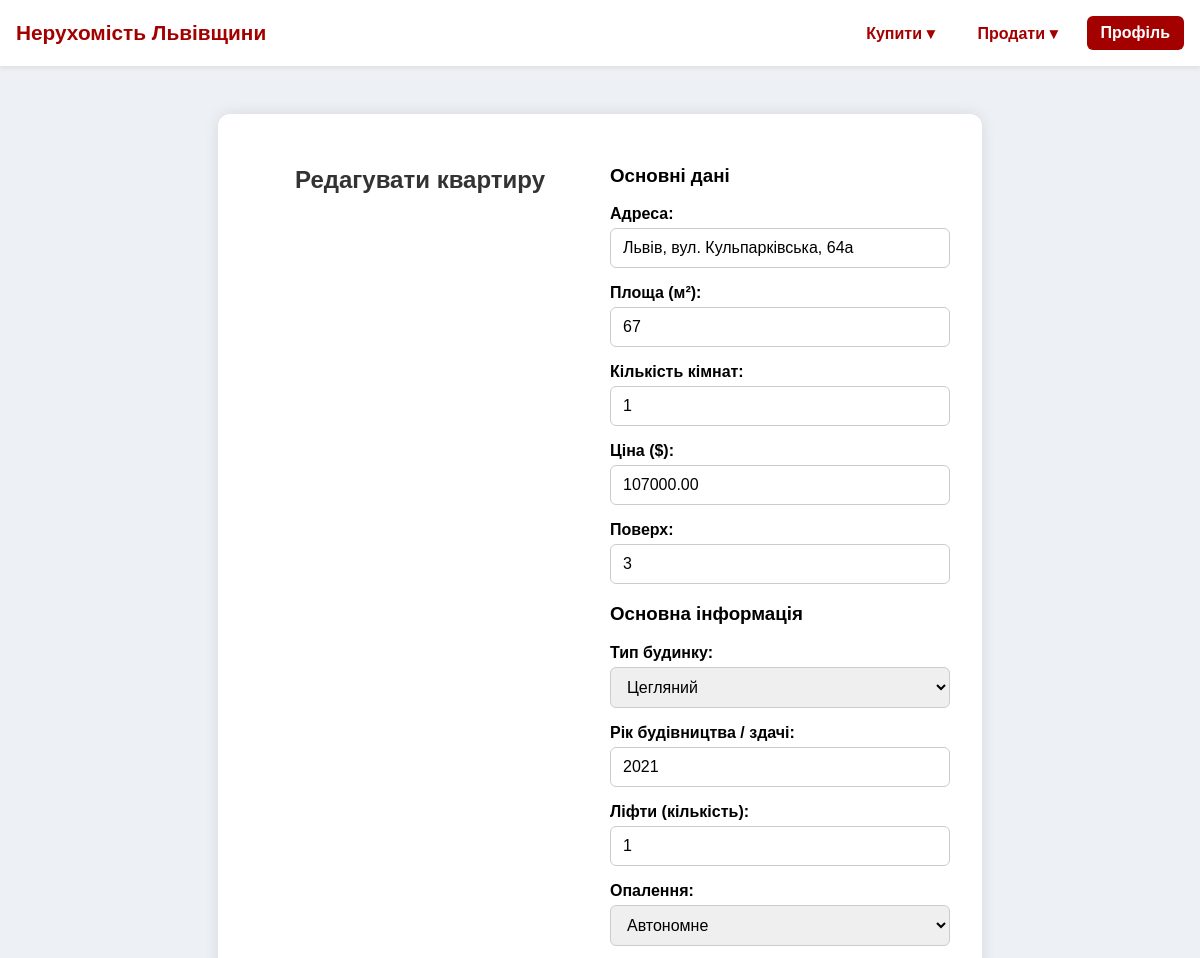
The app's page /edit_flat.php?id=33 (signed in, upper part), older data.
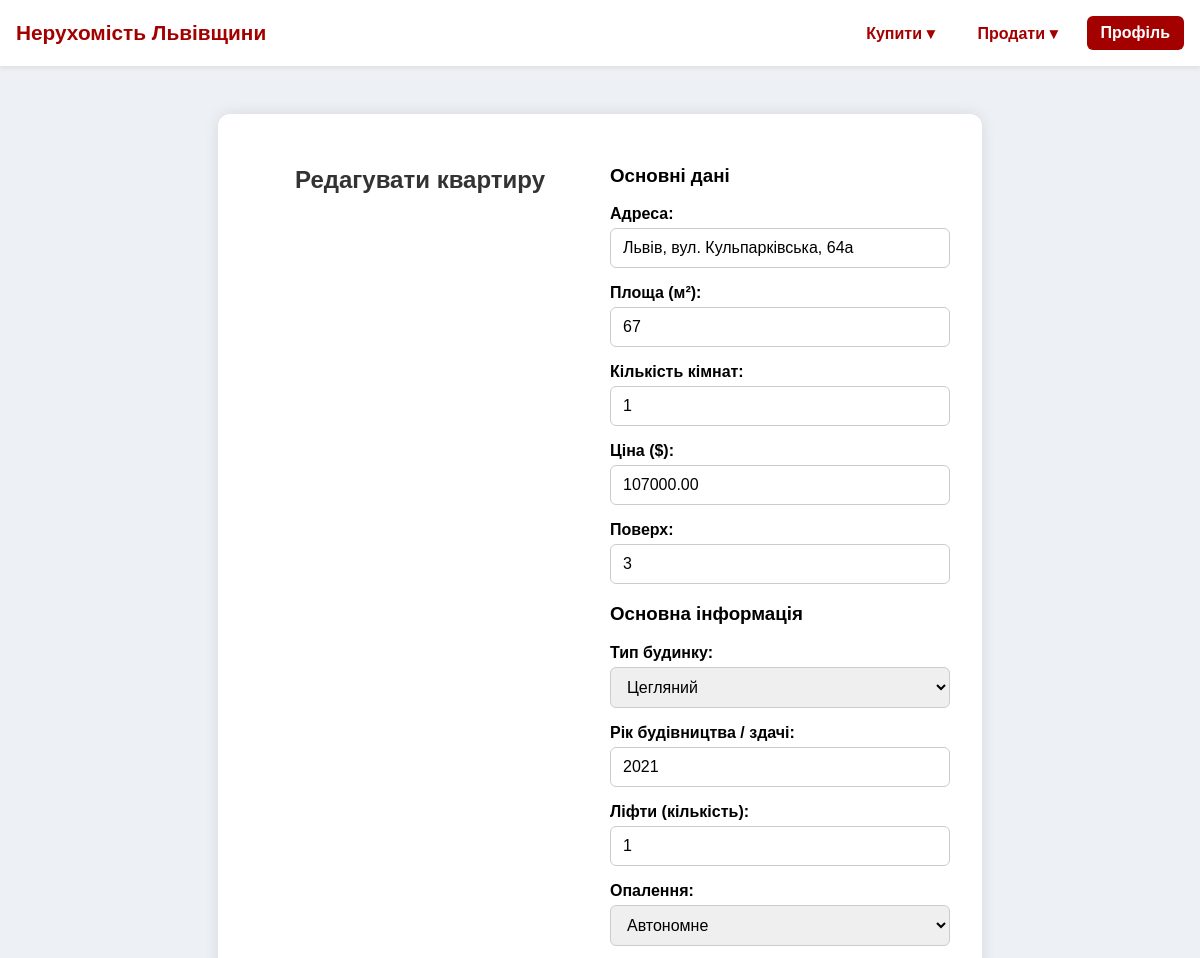
The same page, newer data.
### tables this page shows
CREATE TABLE `flat_details` (
  `detail_id` int(11) NOT NULL,
  `property_id` int(11) NOT NULL,
  `building_type` enum('Цегляний','Панельний','Моноліт','Новобудова') DEFAULT NULL,
  `build_year` year(4) DEFAULT NULL,
  `elevators` tinyint(4) DEFAULT NULL,
  `heating` enum('Центральне','Автономне','Електричне') DEFAULT NULL,
  `infrastructure` text DEFAULT NULL,
  `renovation` enum('Євроремонт','Косметичний','Без ремонту') DEFAULT NULL,
  `furnished` enum('Повністю','Частково','Без меблів') DEFAULT NULL,
  `appliances` text DEFAULT NULL,
  `bathroom` enum('Суміщений','Роздільний') DEFAULT NULL,
  `bathroom_count` tinyint(4) DEFAULT NULL,
  `internet_tv` tinyint(1) DEFAULT NULL,
  `security` text DEFAULT NULL,
  `parking` text DEFAULT NULL,
  `ownership` enum('Приватизована','Договір купівлі-продажу') DEFAULT NULL,
  `mortgage_available` tinyint(1) DEFAULT NULL,
  `balcony` text DEFAULT NULL,
  `description` text DEFAULT NULL
);

### edit_flat.php (the view, shortened to what this page needs)
<?php
include 'connect_to_db.php';
include 'header.php';
$property_id = isset($_GET['id']) ? (int)$_GET['id'] : 0;
if (isset($_SESSION['is_admin']) && $_SESSION['is_admin'] === true) {
    $stmt = $conn->prepare("SELECT * FROM properties WHERE property_id = ? AND type_id = 1");
    $stmt->bind_param("i", $property_id);
} else {
    $stmt = $conn->prepare("SELECT * FROM properties WHERE property_id = ? AND type_id = 1 AND owner_id = ?");
    $stmt->bind_param("ii", $property_id, $_SESSION['user_id']);
}
$stmt->execute();
$property = $stmt->get_result()->fetch_assoc();
$details_stmt = $conn->prepare("SELECT * FROM flat_details WHERE property_id = ?");
$details_stmt->bind_param("i", $property_id);
$details_stmt->execute();
$details = $details_stmt->get_result()->fetch_assoc();
?>
<!DOCTYPE html>
<html lang="uk">
<head>
    <link rel="stylesheet" href="style.css">
</head>
<body>
    <div class="container">
        <h2>Редагувати квартиру</h2>
        <form method="POST" enctype="multipart/form-data">
            <div class="form-section">
                <h3>Основні дані</h3>
                <label>Адреса:
                    <input type="text" name="address" value="<?= htmlspecialchars($property['address'] ?? '') ?>" required>
                </label>
                <label>Площа (м²):
                    <input type="number" step="0.1" name="area" value="<?= htmlspecialchars($property['area'] ?? '') ?>" required min="1">
                </label>
                <label>Кількість кімнат:
                    <input type="number" name="rooms" value="<?= htmlspecialchars($property['rooms'] ?? '') ?>" required min="1">
                </label>
                <label>Ціна ($):
                    <input type="number" step="0.01" name="price" value="<?= htmlspecialchars($property['price'] ?? '') ?>" required min="0">
                </label>
                <label>Поверх:
                    <input type="number" name="floor" value="<?= htmlspecialchars($property['floor'] ?? '') ?>" required min="1">
                </label>
            </div>
            <div class="form-section">
                <h3>Основна інформація</h3>
                <label>Тип будинку:
                    <select name="building_type" required>
                        <option value="Цегляний" <?= ($details['building_type'] ?? '') === 'Цегляний' ? 'selected' : '' ?>>Цегляний</option>
                    </select>
                </label>
                <label>Рік будівництва / здачі:
                    <input type="number" name="build_year" value="<?= htmlspecialchars($details['build_year'] ?? '') ?>">
                </label>
                <label>Ліфти (кількість):
                    <input type="number" name="elevators" value="<?= htmlspecialchars($details['elevators'] ?? '') ?>">
                </label>
                <label>Опалення:
                    <select name="heating" required>
                        <option value="Автономне" <?= ($details['heating'] ?? '') === 'Автономне' ? 'selected' : '' ?>>Автономне</option>
                    </select>
                </label>
            </div>
        </form>
    </div>
</body>
</html>

Row changes from the older to the newer data that the page shows:
changed flat_details "Автономне": building_type "Цегляний" → (not shown)
Text that changed along with them:
form field building_type: (not shown) → "Цегляний"
